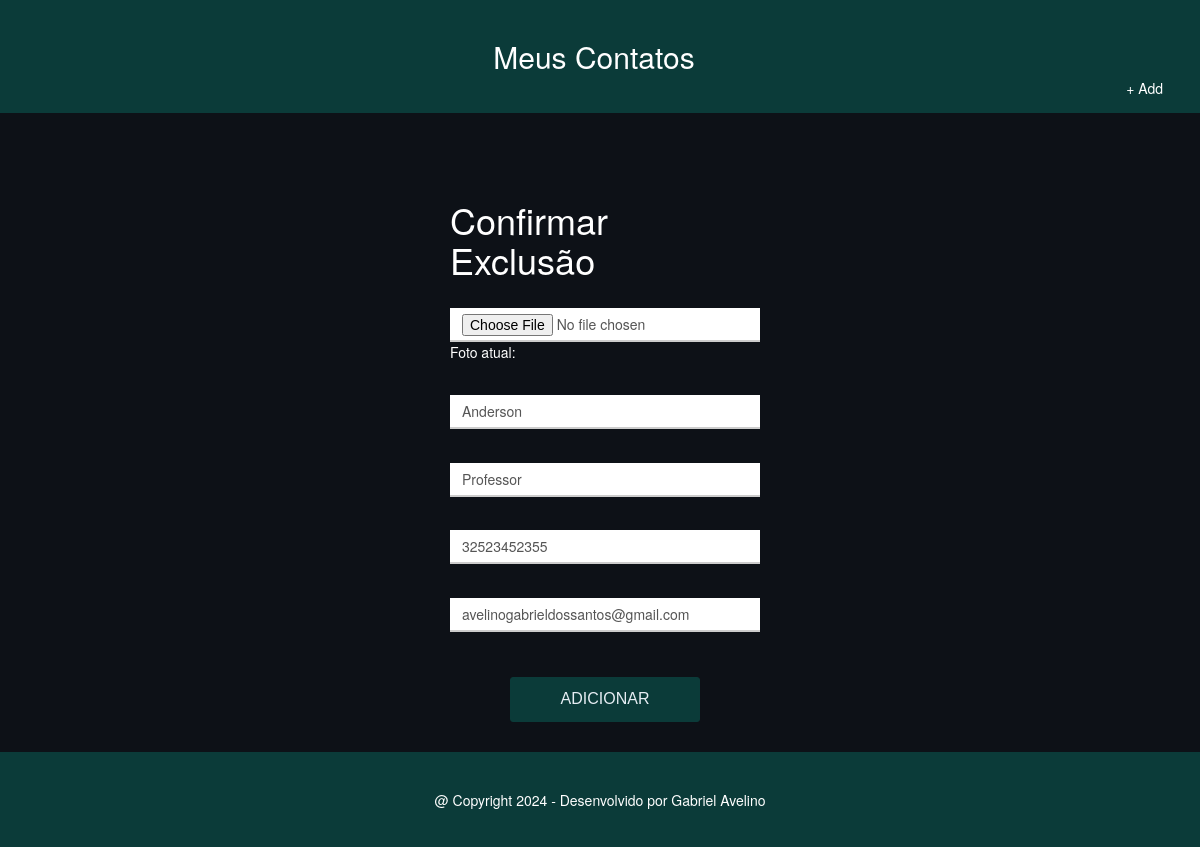
/edit/35/, run on the app's committed database.
### mycontacts/models.py (models this page shows)
class Contact(models.Model):
    foto = models.ImageField(upload_to=uploadImageFormater, null=True, blank=True)
    name = models.CharField(max_length=200)
    relation = models.CharField(max_length=200)
    phone = models.CharField(max_length=200)
    email = models.CharField(max_length=200)

### mycontacts/views.py (the view)
# urls.py: path('edit/<int:id>/', views.editar, name='edit_contact'),
def editar(request, id):
    contact = Contact.objects.get(id=id)
    return render(request, 'mycontacts/edit.html', {'contact': contact})

### mycontacts/templates/mycontacts/edit.html (shortened to what this page needs)
{% extends 'mycontacts/background.html' %}
{% load static %}
{% block content %}
<div class="container-add">
    <div class="col-xs-4 col-sm-4 col-md-4 col-lg-4 col-xs-offset-3">
        <h1 class="text">Confirmar Exclusão</h1>
        <form id="add-contact-form" enctype="multipart/form-data" class="form" role="form"
            action="{% url 'update_contact' contact.id %}" method="post">
            <div class="form-group">
                <input type="file" class="form-control" id="img" name="foto" placeholder="+ Upload" tabindex="1">
                <p class="text">Foto atual: {{ contact.foto.name }}</p>
            </div>
            <div class="form-group">
                <input type="text" class="form-control" id="name" name="name" placeholder="Nome" tabindex="1" required
                    value="{{ contact.name }}">
            </div>
            <div class="form-group">
                <input type="text" class="form-control" id="relation" name="relation" placeholder="Relação" tabindex="2"
                    required value="{{ contact.relation }}">
            </div>
            <div class="form-group">
                <input type="text" class="form-control" id="phone" name="phone" placeholder="Telefone" tabindex="3"
                    required value="{{ contact.phone }}">
            </div>
            <div class="form-group">
                <input type="text" class="form-control" id="email" name="email" placeholder="E-mail" tabindex="4"
                    required value="{{ contact.email }}">
            </div>
            <div class="text-center">
                <button type="submit" class="btn">Adicionar</button>
            </div>
        </form>
    </div>
</div>
{% endblock content %}

### mycontacts/static/css/show.css (style rules this page uses)
html { height: 100%; }
body { display: flex; flex-direction: column; justify-content: space-between; background-color: #0D1117; position: relative; margin: 0; min-height: 100%; }
.text { color: #fff; }

### mycontacts/static/css/add.css (style rules this page uses)
.container-add { padding-top: 15%; padding-left: 15%; }
.form-control { border-radius: 0; border-color: #ccc; border-width: 0 0 2px 0; border-style: none none solid none; box-shadow: none; }
.btn { background: 0 0 #0b3B39; border: 1px solid #0b3B39; border-radius: 3px; color: #E6EDF3; font-family: "Raleway", sans-serif; font-size: 16px; line-height: inherit; margin: 30px 0; padding: 10px 50px; text-transform: uppercase; transition: 1s all ease; }

### data on the page
Contact: name "Anderson", relation "Professor", phone "32523452355", email "avelinogabrieldossantos@gmail.com"
